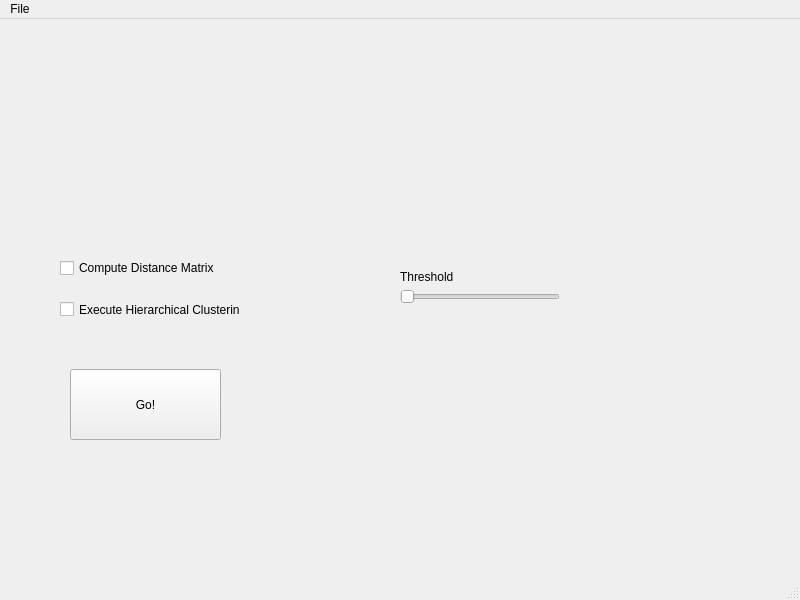
<?xml version="1.0" encoding="UTF-8"?>
<ui version="4.0">
 <class>MainWindow</class>
 <widget class="QMainWindow" name="MainWindow">
  <property name="geometry">
   <rect>
    <x>0</x>
    <y>0</y>
    <width>800</width>
    <height>600</height>
   </rect>
  </property>
  <property name="windowTitle">
   <string>MainWindow</string>
  </property>
  <widget class="QWidget" name="centralwidget">
   <widget class="QCheckBox" name="checkBox1">
    <property name="geometry">
     <rect>
      <x>60</x>
      <y>240</y>
      <width>181</width>
      <height>18</height>
     </rect>
    </property>
    <property name="text">
     <string>Compute Distance Matrix</string>
    </property>
   </widget>
   <widget class="QLabel" name="label1">
    <property name="geometry">
     <rect>
      <x>400</x>
      <y>250</y>
      <width>71</width>
      <height>16</height>
     </rect>
    </property>
    <property name="text">
     <string>Threshold</string>
    </property>
   </widget>
   <widget class="QPushButton" name="button1">
    <property name="geometry">
     <rect>
      <x>70</x>
      <y>350</y>
      <width>151</width>
      <height>71</height>
     </rect>
    </property>
    <property name="text">
     <string>Go!</string>
    </property>
   </widget>
   <widget class="QSlider" name="horizontalSlider1">
    <property name="geometry">
     <rect>
      <x>400</x>
      <y>270</y>
      <width>160</width>
      <height>16</height>
     </rect>
    </property>
    <property name="orientation">
     <enum>Qt::Horizontal</enum>
    </property>
   </widget>
   <widget class="QCheckBox" name="checkBox2">
    <property name="geometry">
     <rect>
      <x>60</x>
      <y>270</y>
      <width>181</width>
      <height>41</height>
     </rect>
    </property>
    <property name="text">
     <string>Execute Hierarchical Clustering</string>
    </property>
   </widget>
  </widget>
  <widget class="QMenuBar" name="menubar">
   <property name="geometry">
    <rect>
     <x>0</x>
     <y>0</y>
     <width>800</width>
     <height>22</height>
    </rect>
   </property>
   <widget class="QMenu" name="menuFile">
    <property name="title">
     <string>File</string>
    </property>
   </widget>
   <addaction name="menuFile"/>
  </widget>
  <widget class="QStatusBar" name="statusbar"/>
 </widget>
 <resources/>
 <connections/>
</ui>
